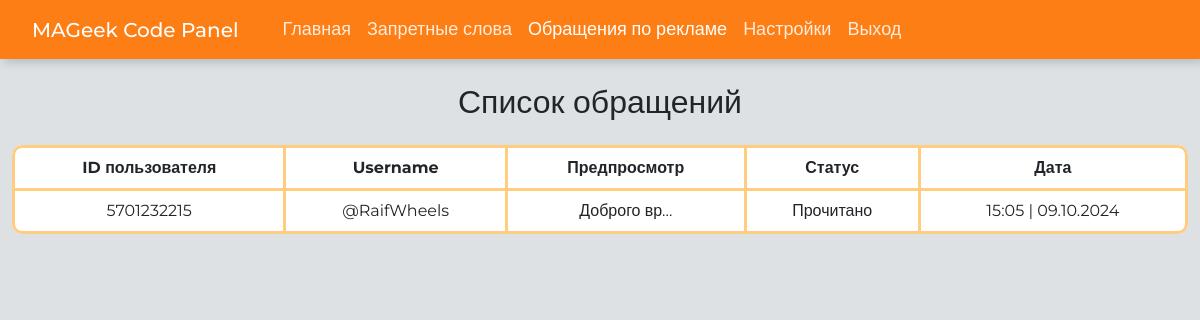
/messages_for_advertising (signed in), run on the app's committed database.
### db/models.py (models this page shows)
class BaseModel(Model):
    class Meta:
        database = db

class SupportChat(BaseModel):
    user_id = IntegerField()
    username = CharField()
    subject = TextField()
    last_message_time = DateTimeField()
    status = CharField()

### app/app.py (the view)
@app.route('/messages_for_advertising', methods=["POST", "GET"])
@login_required
def messages_for_advertising():
    chats = get_all_support_chats()
    return render_template("messages_for_advertising.html", chats=chats)

### app/app.py (called while the page is built)
@login_manager.user_loader
def load_user(user_id):
    return get_admin_by_id(user_id)

### db/db_queries.py (called while the page is built)
def get_all_support_chats():
    return SupportChat.select().order_by(SupportChat.last_message_time.desc())

def get_admin_by_id(id):
    user = Admin.get_or_none(Admin.id == id)
    return user

### app/templates/messages_for_advertising.html
{% extends "base.html" %} {% block content %}
<h2 class="mb-4 text-center">Список обращений</h2>
<div class="table-responsive">
    <table class="table table-bordered text-center table-sm">
        <thead class="thead-dark">
            <tr>
                <th>ID пользователя</th>
                <th>Username</th>
                <th>Предпросмотр</th>
                <th>Статус</th>
                <th>Дата</th>
            </tr>
        </thead>
        <tbody>
            {% for chat in chats %}
            <tr onclick="window.location='{{ url_for('chat', support_id=chat.id) }}';"
            style="cursor: pointer;">
                <td>{{ chat.user_id }}</td>
                <td>@{{ chat.username }}</td>
                <td>{{ chat.subject }}</td>
                <td>{{ chat.status|capitalize }}</td>
                <td>{{ chat.last_message_time.strftime('%H:%M | %d.%m.%Y') }}</td>
            </tr>
            {% endfor %}
        </tbody>
    </table>
</div>
{% endblock %}

### app/static/css/style.css (style rules this page uses)
:root { --color-orange-700: #d75d00; --color-orange-600: #ff9a4d; --color-orange-500: #ffa64d; --color-orange-450: #ffb84d; --color-orange-400: #ffcc80; --color-orange-300: #ffd699; --color-orange-200: #ffe0b3; --color-orange-100: #ffecd9; --color-orange-50: #fff5eb; --c-gray-900: #000000; --c-gray-850: #1a1a1a; --c-gray-800: #1f1f1f; --c-gray-700: #2e2e2e; --c-gray-600: #313131; --c-gray-550: #343434; --c-gray-525: #434242; --c-gray-500: #969593; --c-gray-400: #a6a6a6; --c-gray-300: #bdbbb7; --c-gray-200: #e2e2e1; --c-gray-100: #ffffff; --color-white-100: #fff; --color-white-200: #ffffffd9; --color-black-900: #000000; --bg-input-color: #f2f2f2; --bg-color: #dee1e3; --border-radius-10: 10px; --border-radius-8: 8px; --border-radius-button: 6px; }
html { font-family: "Montserrat", sans-serif; scroll-behavior: auto; }
body { height: 100%; margin: 0; font-family: "Montserrat", sans-serif; background-color: var(--bg-color); width: 100%; }
.table { background-color: var(--color-white-100); border: 3px var(--color-orange-400); border-radius: 10px; border-collapse: separate; border-spacing: 0; }
table { border-collapse: separate; border-spacing: 0; }
th, td { border: solid 1px var(--color-orange-400); border-style: none solid solid none; padding: 10px; }
tr:first-child th:first-child { border-top-left-radius: 10px; }
tr:first-child th:last-child { border-top-right-radius: 10px; }
tr:first-child th { border-top-style: solid; }
tr td:first-child, tr th:first-child { border-left-style: solid; }
tr:last-child td:first-child { border-bottom-left-radius: 10px; }
tr:last-child td:last-child { border-bottom-right-radius: 10px; }
.table> :not(caption)>*>* { padding: 0.5rem 0.5rem; color: var(--bs-table-color-state, var(--bs-table-color-type, var(--bs-table-color))); background-color: transparent; border-bottom-width: 3px; border-top-width: 3px; border-left-width: 3px; border-right-width: 3px; box-shadow: inset 0 0 0 9999px var(--bs-table-bg-state, var(--bs-table-bg-type, var(--bs-table-accent-bg))); }

### data on the page
SupportChat: user_id "5701232215", username "RaifWheels", subject "Доброго вр...", status "Прочитано", last_message_time "15:05 | 09.10.2024"
